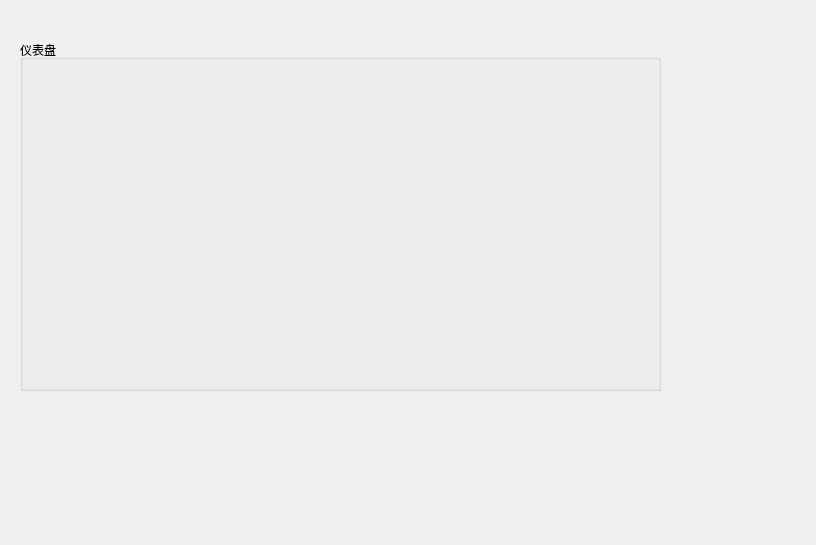
<?xml version="1.0" encoding="UTF-8"?>
<ui version="4.0">
 <class>CopterSettingPage</class>
 <widget class="QWidget" name="CopterSettingPage">
  <property name="geometry">
   <rect>
    <x>0</x>
    <y>0</y>
    <width>816</width>
    <height>545</height>
   </rect>
  </property>
  <property name="windowTitle">
   <string>Form</string>
  </property>
  <widget class="QGroupBox" name="groupBox">
   <property name="geometry">
    <rect>
     <x>20</x>
     <y>40</y>
     <width>641</width>
     <height>351</height>
    </rect>
   </property>
   <property name="title">
    <string>仪表盘</string>
   </property>
   <widget class="MeterWidget" name="widget" native="true">
    <property name="geometry">
     <rect>
      <x>80</x>
      <y>50</y>
      <width>241</width>
      <height>211</height>
     </rect>
    </property>
   </widget>
  </widget>
 </widget>
 <customwidgets>
  <customwidget>
   <class>MeterWidget</class>
   <extends>QWidget</extends>
   <header location="global">meterwidget.h</header>
   <container>1</container>
  </customwidget>
 </customwidgets>
 <resources/>
 <connections/>
</ui>
